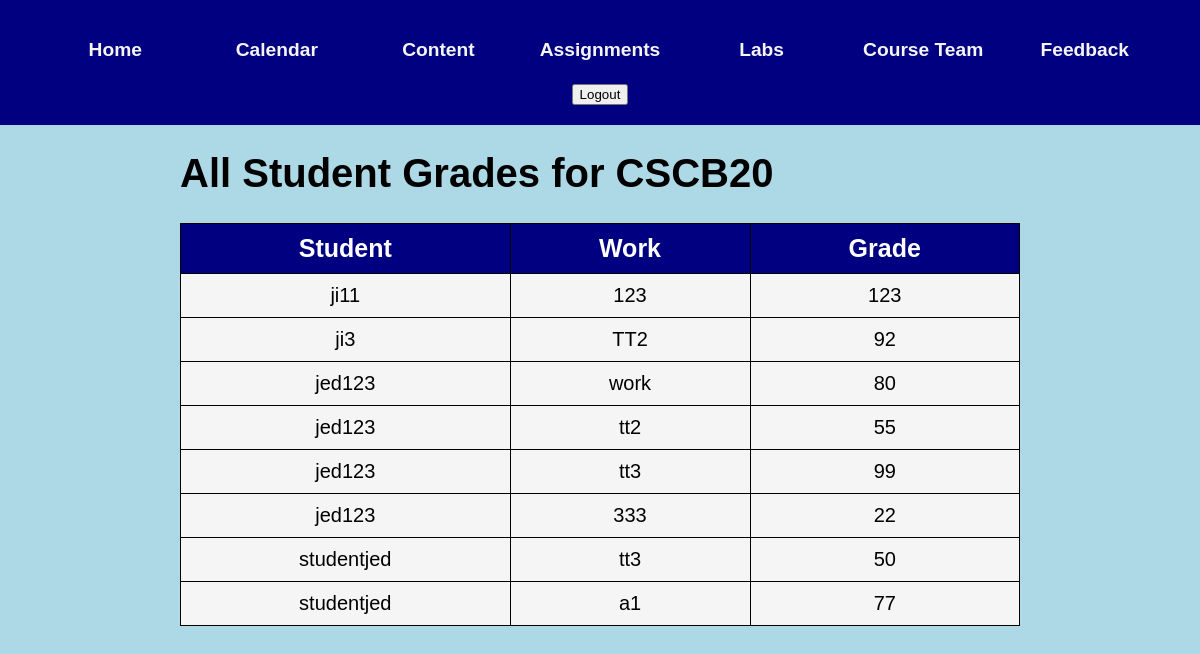
The page /instructorGrades.html on the database as committed earlier.
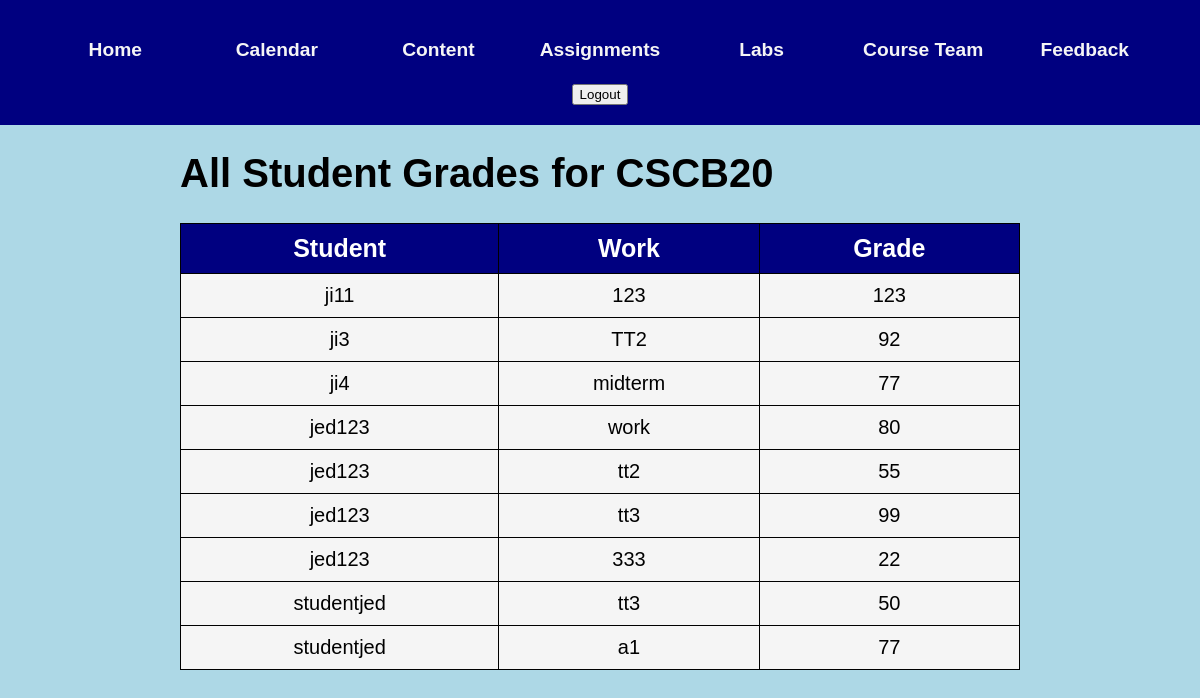
The same page on the database as committed later.
### app.py (models this page shows)
class Grade(db.Model):
    __tablename__ = 'grades'
    gid = db.Column(db.Integer, primary_key=True, autoincrement=True)
    id = db.Column(db.Integer, db.ForeignKey('user.id'))
    work = db.Column(db.String(50), nullable = False)
    grade = db.Column(db.Integer)

class User(db.Model):
    __tablename__ = 'user'
    id = db.Column(db.Integer, primary_key=True,autoincrement = True)
    fname = db.Column(db.String(20), unique=True, nullable=False)
    lname = db.Column(db.String(120), unique=True, nullable=False)
    uname = db.Column(db.String(20), unique=True, nullable=False)
    uemail = db.Column(db.String(120), unique=True, nullable=False)
    upwd = db.Column(db.String(128), nullable=False)  # Increased password length
    utype = db.Column(db.String(120), nullable=False)
    grades = db.relationship('Grade', backref='user', lazy=True)

### app.py (the view)
@app.route('/instructorGrades.html')
def viewGrades():
    all_grades = Grade.query.order_by(Grade.id).all()
    return render_template("instructorGrades.html", grades=all_grades)

### templates/instructorGrades.html (shortened to what this page needs)
<!DOCTYPE html>
<html lang="en">
<head>
    <link rel="stylesheet" type="text/css" href="../static/css/instructor.css">
</head>
<body>
    <div class="header">
        <header>
            <h6><a href="./index.html">Home</a></h6>
            <h6><a href="./calendar.html">Calendar</a></h6>
            <h6><a href="./content.html">Content</a></h6>
            <h6><a href="./assignments.html">Assignments</a></h6>
            <h6><a href="./labs.html">Labs</a></h6>
            <h6><a href="./team.html">Course Team</a></h6>
            <h6><a href="./feedback.html">Feedback</a></h6>
            <form action="/logout" method="POST">
                <button type="submit">Logout</button>
            </form>
        </header>
    </div>
    <div class="page-border">
        <h1 class="heading">All Student Grades for CSCB20</h1>
        <table>
            <thead>
                <tr>
                    <th>Student</th>
                    <th>Work</th>
                    <th>Grade</th>
                </tr>
            </thead>
            <tbody>
                {% for grade in grades %}
                <tr>
                    <td>{{ grade.user.uname }}</td>
                    <td>{{ grade.work }}</td>
                    <td>{{ grade.grade }}</td>
                </tr>
                {% endfor %}
            </tbody>
        </table>
    </div>
</body>
</html>

### static/css/instructor.css (style rules this page uses)
body { font-family: 'Didact Gothic', sans-serif; font-size: 20px; background-color: lightblue; margin: 0; color: black; }
header { background-color: navy; width: 100%; display: flex; justify-content: center; padding: 20px; margin: 0; text-align: center; box-sizing: border-box; flex-wrap: wrap; }
.header { position: sticky; top: 0; margin: 0 auto; display: flex; align-items: center; justify-content: center; }
.header h6 { width: 8.5rem; height: 35px; font-size: 1.2rem; margin: .8rem; display: flex; align-items: center; justify-content: center; color: blue; }
.header h6 a { color: whitesmoke; text-decoration: none; }
.page-border { margin-left: 15vw; margin-right: 15vw; }
table, th, td { text-align: center; font-size:20px; border: 1px solid; padding: 10px; color: black; }
table { width: 100%; margin-bottom: 50px; padding: 20px; border-collapse: collapse; background-color: whitesmoke; }
th { background-color: navy; color: white; font-size: 25px; padding: 10px; border-color: black; }

Rows that differ between the two databases and show on the page:
added Grade: user.uname "ji4", work "midterm", grade "77"
